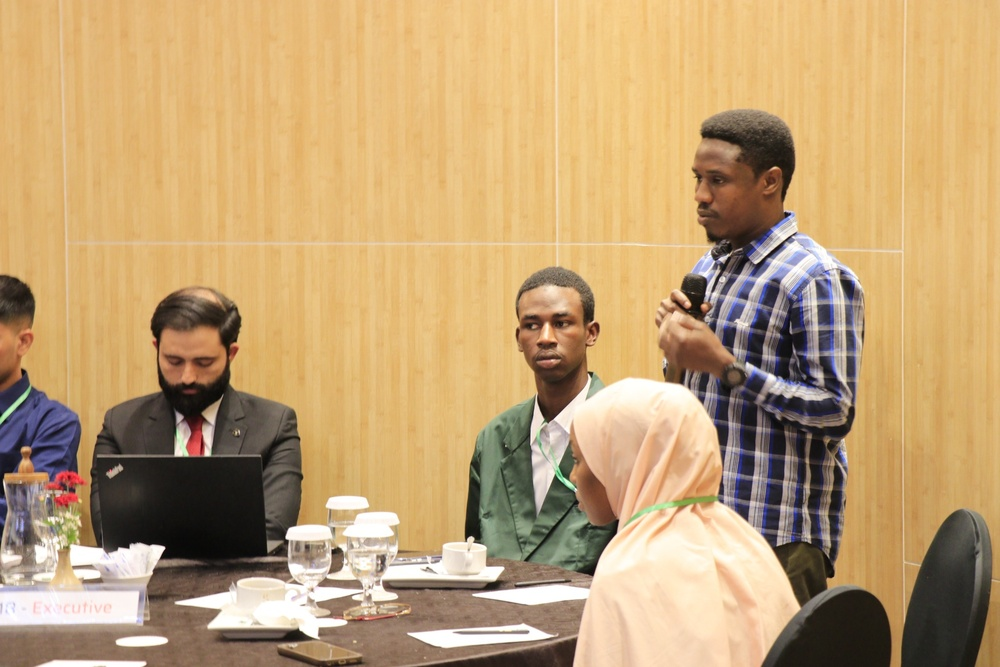
#> input picture _MG_6410.JPG, 1000 x 667 px, shrunk from 2047 x 1365 before the run
$ jupyter execute Fourier_Denoising.ipynb
#> lines starting #> are read from the running program, lines starting #| are printed output that depends on the picture
# Fourier Transform Denoising Project v2 (Interactive)

[cell 1]
import os
import numpy as np
import cv2
import matplotlib.pyplot as plt
from matplotlib.colors import LogNorm
from IPython.display import display, clear_output
import ipywidgets as widgets
from utils.fft_filters import apply_low_pass_fft
print('imports ok')

[cell 2]
image_path = '_MG_6410.JPG'
img_bgr = cv2.imread(image_path)
#> img_bgr is the input picture: shape (667, 1000, 3); mean B, G, R 116.2, 160.5, 191.4
img_gray = cv2.cvtColor(img_bgr, cv2.COLOR_BGR2GRAY)
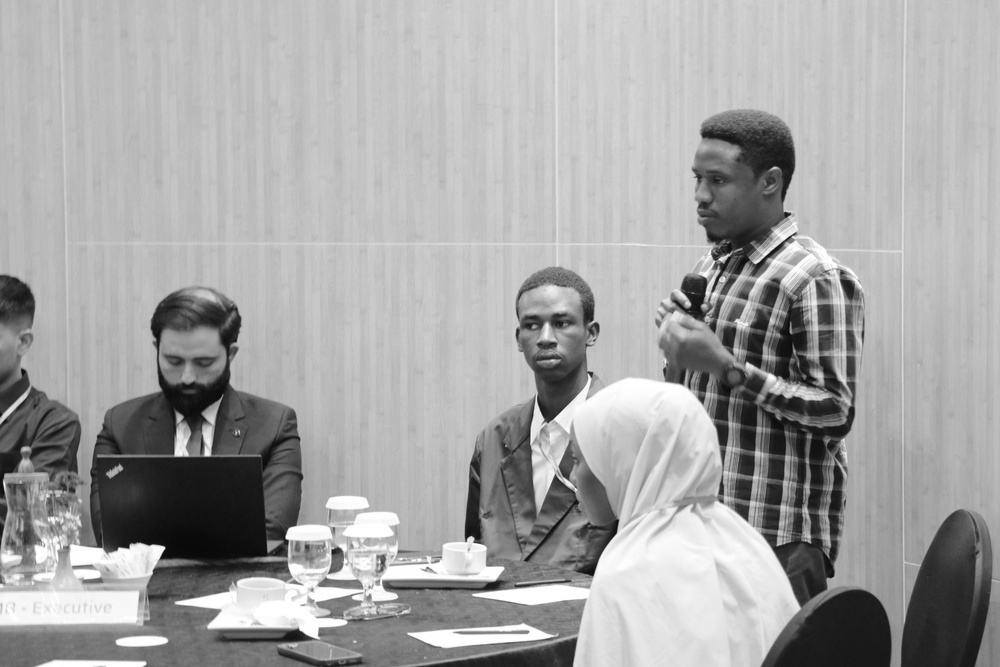
#> img_gray: shape (667, 1000); min 8, max 255, mean 164.7
plt.imshow(img_gray, cmap='gray'); plt.title('Grayscale Input'); plt.axis('off')
#> (this line was passed over: IPython is not available in this run)
#> (this line was passed over: IPython is not available in this run)
#> (this line was passed over: IPython is not available in this run)

[cell 3]
f = np.fft.fft2(img_gray)
fshift = np.fft.fftshift(f)
magnitude = np.log1p(np.abs(fshift))
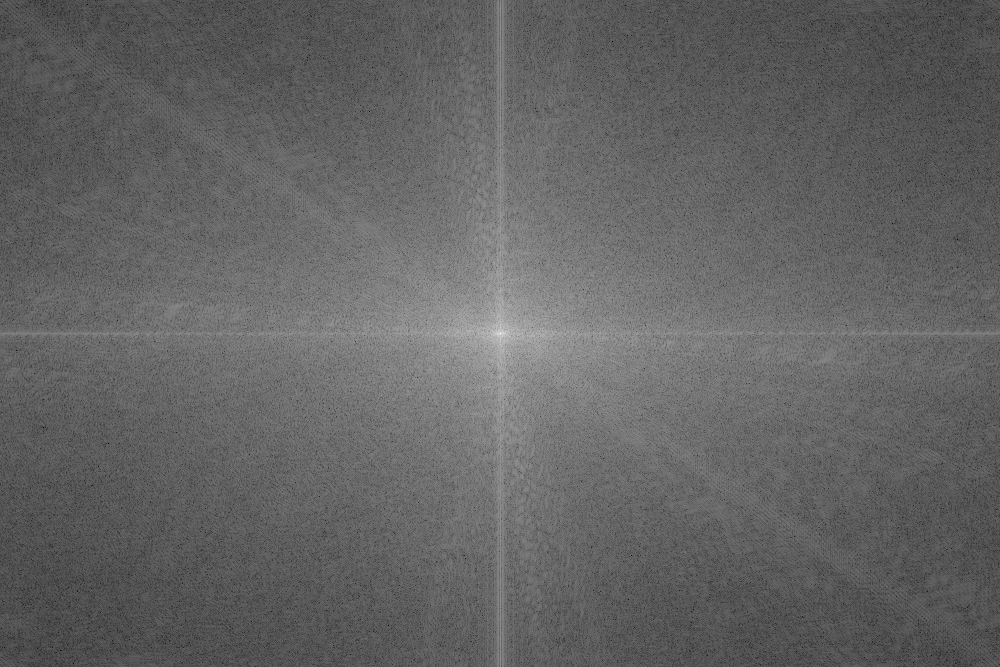
#> magnitude: shape (667, 1000) float64; min 1.03, max 18.51, mean 7.88; drawn with min black and max white
plt.figure(figsize=(6,6))
#> (this line was passed over: IPython is not available in this run)
plt.imshow(magnitude, cmap='gray', norm=LogNorm()); plt.title('FFT Spectrum'); plt.axis('off')
#> (this line was passed over: IPython is not available in this run)
#> (this line was passed over: IPython is not available in this run)
#> (this line was passed over: IPython is not available in this run)
